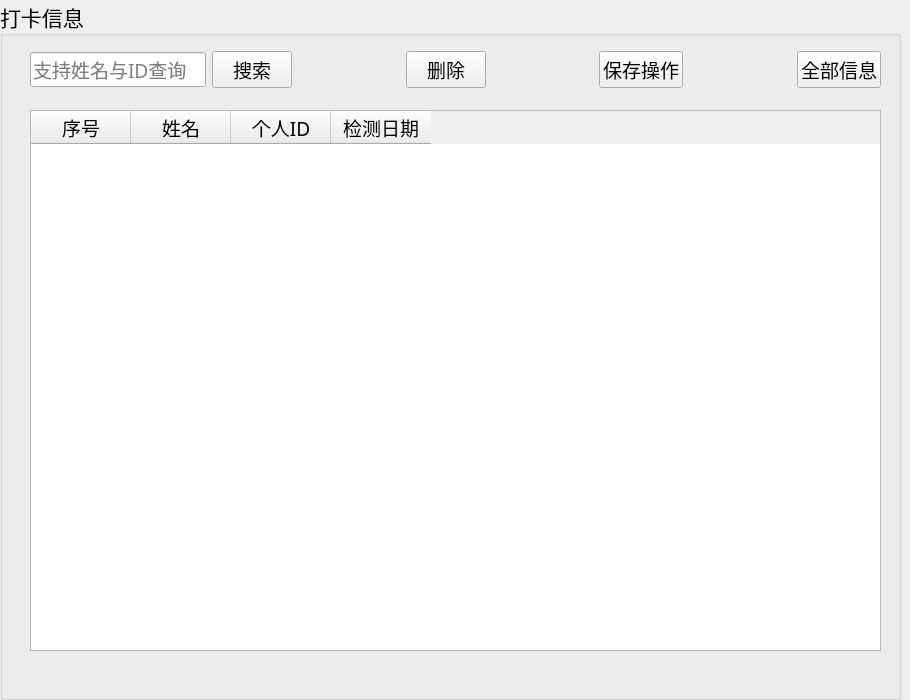
<?xml version="1.0" encoding="UTF-8"?>
<ui version="4.0">
 <class>recRecordFrom</class>
 <widget class="QWidget" name="recRecordFrom">
  <property name="geometry">
   <rect>
    <x>0</x>
    <y>0</y>
    <width>910</width>
    <height>700</height>
   </rect>
  </property>
  <property name="windowTitle">
   <string>Form</string>
  </property>
  <property name="styleSheet">
   <string notr="true"/>
  </property>
  <widget class="QGroupBox" name="groupBox">
   <property name="geometry">
    <rect>
     <x>0</x>
     <y>0</y>
     <width>901</width>
     <height>700</height>
    </rect>
   </property>
   <property name="font">
    <font>
     <family>华文楷体</family>
     <pointsize>16</pointsize>
    </font>
   </property>
   <property name="title">
    <string>打卡信息</string>
   </property>
   <widget class="QTableWidget" name="tableWidget">
    <property name="geometry">
     <rect>
      <x>30</x>
      <y>110</y>
      <width>851</width>
      <height>541</height>
     </rect>
    </property>
    <property name="font">
     <font>
      <family>华文楷体</family>
      <pointsize>14</pointsize>
     </font>
    </property>
    <column>
     <property name="text">
      <string>序号</string>
     </property>
     <property name="font">
      <font>
       <family>华文楷体</family>
       <pointsize>14</pointsize>
      </font>
     </property>
    </column>
    <column>
     <property name="text">
      <string>姓名</string>
     </property>
     <property name="font">
      <font>
       <family>华文楷体</family>
       <pointsize>14</pointsize>
      </font>
     </property>
    </column>
    <column>
     <property name="text">
      <string>个人ID</string>
     </property>
     <property name="font">
      <font>
       <family>华文楷体</family>
       <pointsize>14</pointsize>
      </font>
     </property>
    </column>
    <column>
     <property name="text">
      <string>检测日期</string>
     </property>
     <property name="font">
      <font>
       <family>华文楷体</family>
       <pointsize>14</pointsize>
      </font>
     </property>
    </column>
   </widget>
   <widget class="QWidget" name="layoutWidget">
    <property name="geometry">
     <rect>
      <x>30</x>
      <y>50</y>
      <width>851</width>
      <height>39</height>
     </rect>
    </property>
    <layout class="QHBoxLayout" name="horizontalLayout_2">
     <item>
      <layout class="QHBoxLayout" name="horizontalLayout">
       <item>
        <widget class="QLineEdit" name="lineEdit">
         <property name="font">
          <font>
           <family>华文楷体</family>
           <pointsize>14</pointsize>
          </font>
         </property>
         <property name="placeholderText">
          <string>支持姓名与ID查询</string>
         </property>
        </widget>
       </item>
       <item>
        <widget class="QPushButton" name="searchBtn">
         <property name="font">
          <font>
           <family>华文楷体</family>
           <pointsize>14</pointsize>
          </font>
         </property>
         <property name="styleSheet">
          <string notr="true"/>
         </property>
         <property name="text">
          <string>搜索</string>
         </property>
         <property name="icon">
          <iconset theme="21">
           <activeon>:/icons/ui_imgs/icons/search.png</activeon>
          </iconset>
         </property>
        </widget>
       </item>
      </layout>
     </item>
     <item>
      <spacer name="horizontalSpacer">
       <property name="orientation">
        <enum>Qt::Horizontal</enum>
       </property>
       <property name="sizeHint" stdset="0">
        <size>
         <width>40</width>
         <height>20</height>
        </size>
       </property>
      </spacer>
     </item>
     <item>
      <widget class="QPushButton" name="delBtn">
       <property name="font">
        <font>
         <family>华文楷体</family>
         <pointsize>14</pointsize>
        </font>
       </property>
       <property name="text">
        <string>删除</string>
       </property>
       <property name="icon">
        <iconset>
         <activeon>:/icons/ui_imgs/icons/删除.png</activeon>
        </iconset>
       </property>
      </widget>
     </item>
     <item>
      <spacer name="horizontalSpacer_3">
       <property name="orientation">
        <enum>Qt::Horizontal</enum>
       </property>
       <property name="sizeHint" stdset="0">
        <size>
         <width>40</width>
         <height>20</height>
        </size>
       </property>
      </spacer>
     </item>
     <item>
      <widget class="QPushButton" name="saveBtn">
       <property name="font">
        <font>
         <family>华文楷体</family>
         <pointsize>14</pointsize>
        </font>
       </property>
       <property name="text">
        <string>保存操作</string>
       </property>
       <property name="icon">
        <iconset>
         <activeon>:/icons/ui_imgs/icons/保存.png</activeon>
        </iconset>
       </property>
      </widget>
     </item>
     <item>
      <spacer name="horizontalSpacer_2">
       <property name="orientation">
        <enum>Qt::Horizontal</enum>
       </property>
       <property name="sizeHint" stdset="0">
        <size>
         <width>40</width>
         <height>20</height>
        </size>
       </property>
      </spacer>
     </item>
     <item>
      <widget class="QPushButton" name="showAllBtn">
       <property name="font">
        <font>
         <family>华文楷体</family>
         <pointsize>14</pointsize>
        </font>
       </property>
       <property name="text">
        <string>全部信息</string>
       </property>
       <property name="icon">
        <iconset>
         <activeon>:/icons/ui_imgs/icons/显示全部.png</activeon>
        </iconset>
       </property>
      </widget>
     </item>
    </layout>
   </widget>
  </widget>
 </widget>
 <resources>
  <include location="img_source.qrc"/>
 </resources>
 <connections/>
</ui>
